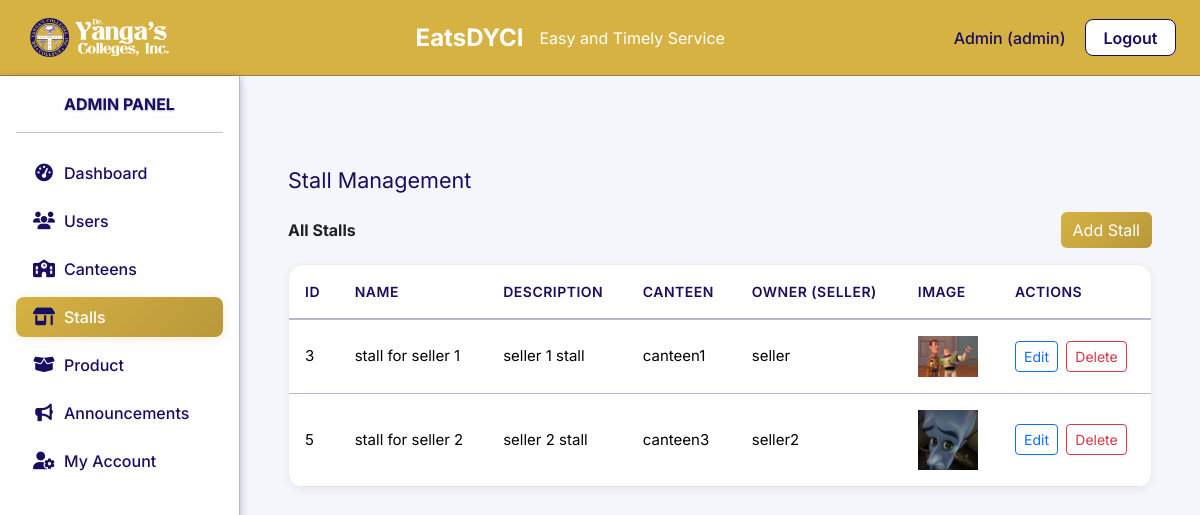
The app's page /index.php?page=admin_stalls (signed in) with its own data.
### tables this page shows
CREATE TABLE `stalls` (
  `id` int(11) NOT NULL,
  `name` varchar(100) NOT NULL,
  `description` text DEFAULT NULL,
  `seller_id` int(11) DEFAULT NULL,
  `canteen_id` int(11) DEFAULT NULL,
  `image` varchar(255) DEFAULT NULL
);

CREATE TABLE `canteens` (
  `id` int(11) NOT NULL,
  `name` varchar(100) NOT NULL,
  `image` varchar(255) DEFAULT NULL
);

CREATE TABLE `users` (
  `id` int(11) NOT NULL,
  `name` varchar(100) NOT NULL,
  `email` varchar(100) NOT NULL,
  `password` varchar(255) NOT NULL,
  `role` enum('admin','seller','buyer') NOT NULL,
  `created_at` timestamp NOT NULL DEFAULT current_timestamp(),
  `qr_code` varchar(255) DEFAULT NULL,
  `department` varchar(100) DEFAULT NULL,
  `position` varchar(100) DEFAULT NULL
);

### pages/admin_stalls.php (the view, shortened to what this page needs)
<?php
require_once __DIR__ . '/../includes/db.php';
$stmt = $pdo->query('SELECT stalls.id, stalls.name, stalls.description, users.name AS seller_name, stalls.seller_id, stalls.canteen_id, canteens.name AS canteen_name, stalls.image FROM stalls LEFT JOIN users ON stalls.seller_id = users.id LEFT JOIN canteens ON stalls.canteen_id = canteens.id ORDER BY stalls.id ASC');
$stalls = $stmt->fetchAll();
?>
<link rel="stylesheet" href="../assets/css/dashboard.css">
<div class="container-fluid px-4 pt-4">
  <div class="dashboard-section-title mb-3">Stall Management</div>
  <div class="d-flex justify-content-between align-items-center mb-3">
    <div class="fw-bold">All Stalls</div>
    <button class="btn btn-primary" data-bs-toggle="modal" data-bs-target="#addStallModal">Add Stall</button>
  </div>
  <div class="dashboard-table mb-4">
    <table class="table mb-0">
      <thead>
        <tr>
          <th>ID</th>
          <th>Name</th>
          <th>Description</th>
          <th>Canteen</th>
          <th>Owner (Seller)</th>
          <th>Image</th>
          <th>Actions</th>
        </tr>
      </thead>
      <tbody>
      <?php foreach ($stalls as $stall): ?>
        <tr>
          <td><?php echo $stall['id']; ?></td>
          <td><?php echo htmlspecialchars($stall['name']); ?></td>
          <td><?php echo htmlspecialchars($stall['description']); ?></td>
          <td><?php echo htmlspecialchars($stall['canteen_name'] ?? ''); ?></td>
          <td><?php echo htmlspecialchars($stall['seller_name'] ?? 'Unassigned'); ?></td>
          <td>
            <?php if ($stall['image']): ?>
              <img src="<?= $stall['image'] ?>" alt="Stall Image" style="max-width:60px;max-height:60px;object-fit:cover;cursor:pointer;" data-bs-toggle="modal" data-bs-target="#stallImgModal<?= $stall['id'] ?>">
            <?php endif; ?>
          </td>
          <td>
            <button type="button" class="btn btn-sm btn-outline-primary me-1" data-bs-toggle="modal" data-bs-target="#editStallModal<?php echo $stall['id']; ?>">Edit</button>
            <form method="post" style="display:inline">
              <button type="submit" class="btn btn-sm btn-outline-danger" onclick="return confirm('Delete this stall?')">Delete</button>
            </form>
          </td>
        </tr>
      <?php endforeach; ?>
      </tbody>
    </table>
  </div>
</div>

### assets/css/style.css (style rules this page uses)
* { margin: 0; padding: 0; box-sizing: border-box; }
body { font-family: 'Inter', 'Roboto', 'Open Sans', Arial, sans-serif; background-color: #f8f9fa; color: #222; }
:root { --primary-gold: #d6b243; --secondary-navy: #170e63; --accent-white: #ffffff; --gold-light: #dfc055; --gold-dark: #b8983a; --gold-hover: #c4a139; --navy-light: #2a1f7a; --navy-dark: #110a4e; --navy-hover: #0f0951; --shadow-gold: rgba(214, 178, 67, 0.2); --shadow-navy: rgba(23, 14, 99, 0.3); --border-navy: rgba(23, 14, 99, 0.3); --focus-gold: rgba(214, 178, 67, 0.25); --background-white: rgba(255, 255, 255, 0.95); --text-primary: var(--primary-gold); --text-secondary: var(--secondary-navy); --text-light: rgba(214, 178, 67, 0.6); --error-bg: rgba(220, 53, 69, 0.1); --error-border: rgba(220, 53, 69, 0.3); }
.btn-primary { background: linear-gradient(135deg, var(--primary-gold) 0%, var(--gold-dark) 100%); border: none; color: var(--accent-white); transition: all 0.3s ease; }

### assets/css/index.css (style rules this page uses)
html, body { height: 100%; overflow-x: hidden; overflow-y: auto; }

### assets/css/dashboard.css (style rules this page uses)
body { background: #f4f6fb; }
.dashboard-section-title { margin-top: 2.5rem; margin-bottom: 1.5rem; font-size: 1.35rem; color: #170e63; }
.container-fluid { max-width: 100%; }
.dashboard-table { background: #fff; border: 1px solid #eee; border-radius: 1rem; box-shadow: 0 2px 8px rgba(23, 14, 99, 0.06); margin-bottom: 1.5rem; overflow-x: auto; }
.dashboard-table table { margin-bottom: 0; }
.dashboard-table th, .dashboard-table td { vertical-align: middle; font-size: 0.9375rem; padding: 1rem; }
.dashboard-table th { background: var(--background-white); color: var(--secondary-navy); font-weight: 600; border-bottom: 2px solid var(--border-navy); text-transform: uppercase; font-size: 0.875rem; letter-spacing: 0.5px; }
.dashboard-table tbody tr { transition: background-color 0.2s ease; }
.dashboard-table tr:not(:last-child) td { border-bottom: 1px solid var(--border-navy); }

### records on screen
stalls: id "3", name "stall for seller 1", description "seller 1 stall", canteen.name "canteen1", seller.name "seller", image (picture)
stalls: id "5", name "stall for seller 2", description "seller 2 stall", canteen.name "canteen3", seller.name "seller2", image (picture)

### other values on screen
$_SESSION['user_name'] "Admin"
$_SESSION['user_role'] "admin"
